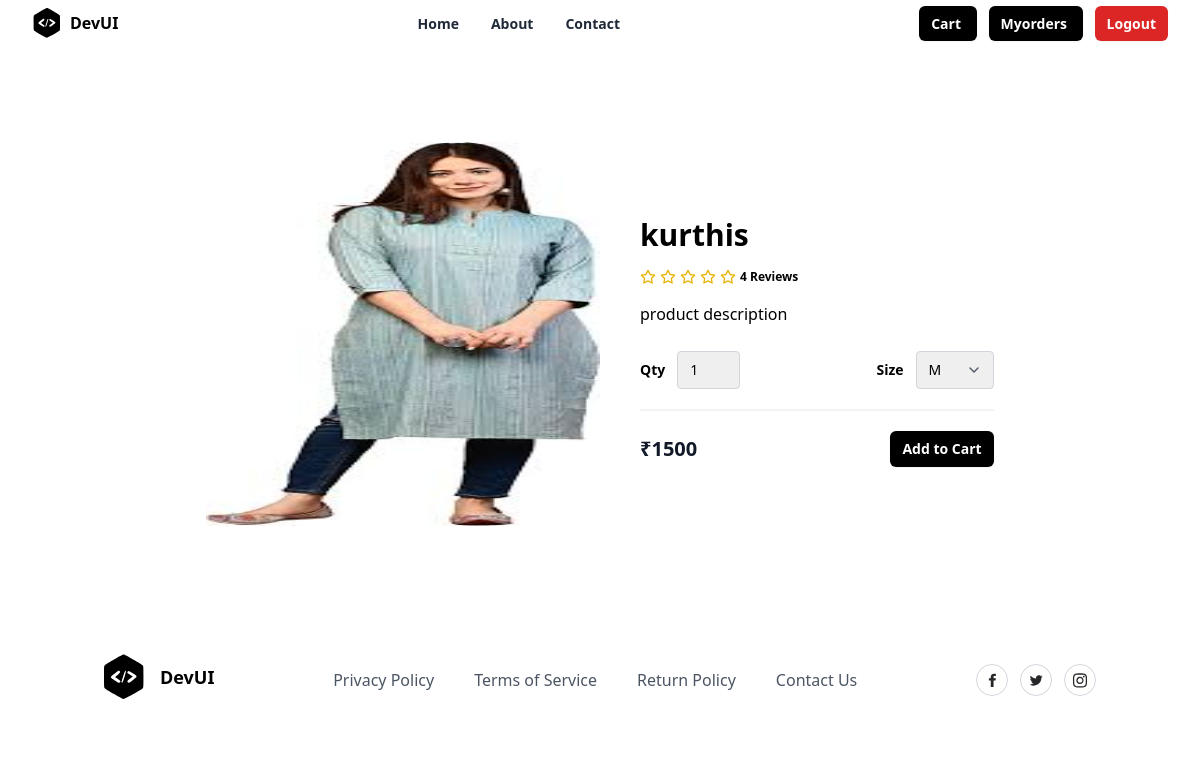
Screenshot of /products/2/ with the database file from the repository.
### store/models.py (models this page shows, shortened)
class Product(models.Model):
    title = models.CharField(max_length=200)
    description = models.TextField(null=True, blank=True)
    size_object = models.ManyToManyField(Size)
    category_object = models.ForeignKey(Category, on_delete=models.CASCADE)
    brand_object = models.ForeignKey(Brand, on_delete=models.CASCADE)
    image = models.ImageField(upload_to='product_images', null=True, blank=True, default='product_images/default.jpg')
    price = models.PositiveIntegerField()
    tag_object=models.ManyToManyField(Tag)
    created_date = models.DateTimeField(auto_now_add=True)
    updated_date = models.DateTimeField(auto_now=True)
    is_active = models.BooleanField(default=True)

### store/views.py (the view)
# urls.py: path('products/<int:pk>/',views.ProductDetailView.as_view(),name="product-detail"),
class ProductDetailView(View):
    def get(self,request,*args,**kwargs):
        id=kwargs.get("pk")
        qs=Product.objects.get(id=id)
        return render(request,"product_detail.html",{"data":qs})

### store/templates/product_detail.html (shortened to what this page needs)
{%extends 'base.html'%}
{%block main_block%}
<section class="overflow-hidden">
    <form action="{%url 'add-cart' data.id%}" method="post">
    <div class="mx-auto max-w-5xl px-5 py-24">
      <div class="mx-auto flex flex-wrap items-center lg:w-4/5">
        <img
          alt="Nike Air Max 21A"
          class="h-64 w-full rounded object-fill lg:h-96 lg:w-1/2"
          src="{{data.image.url}}"
        />
        <div class="mt-6 w-full lg:mt-0 lg:w-1/2 lg:pl-10">
          <h1 class="my-4 text-3xl font-semibold text-black"> {{data.title}}</h1>
          <div class="my-4 flex items-center">
            <span class="flex items-center space-x-1">
              <span class="ml-3 inline-block text-xs font-semibold">
                4 Reviews
              </span>
            </span>
          </div>
          <p class="leading-relaxed">
           {{data.description}}
          </p>
          <div class="mb-5 mt-6 flex items-center border-b-2 border-gray-100 pb-5">
            <div class="flex items-center">
              <span class="mr-3 text-sm font-semibold">Qty</span>
              <select name="qty" class="appearance-none rounded border border-gray-300 py-2 pl-3 pr-10 text-sm focus:border-black focus:outline-none focus:ring-2 focus:ring-black">
                <option>1</option>
              </select>
            </div>
            <div class="ml-auto flex items-center">
              <span class="mr-3 text-sm font-semibold">Size</span>
              <div class="relative">
                <select name="size" class="appearance-none rounded border border-gray-300 py-2 pl-3 pr-10 text-sm focus:border-black focus:outline-none focus:ring-2 focus:ring-black">
                  {%for sob in data.size_object.all%}
                  <option value="{{sob.name}}">{{sob.name}}</option>
                  {%endfor%}
                </select>
                <span class="pointer-events-none absolute right-0 top-0 flex h-full w-10 items-center justify-center text-center text-gray-600">
                </span>
              </div>
            </div>
          </div>
          <div class="flex items-center justify-between">
            <span class="title-font text-xl font-bold text-gray-900">
              ₹{{data.price}}
            </span>
            <button
              type="submit"
              class="rounded-md bg-black px-3 py-2 text-sm font-semibold text-white shadow-sm hover:bg-black/80 focus-visible:outline focus-visible:outline-2 focus-visible:outline-offset-2 focus-visible:outline-black"
            >
              Add to Cart
            </button>
          </div>
        </div>
      </div>
    </div>
    </form>
  </section>
{%endblock%}

### rows the page displays
Product: image (picture), title "kurthis", description "product description", price "1500"

### other values shown
form field size "M"
